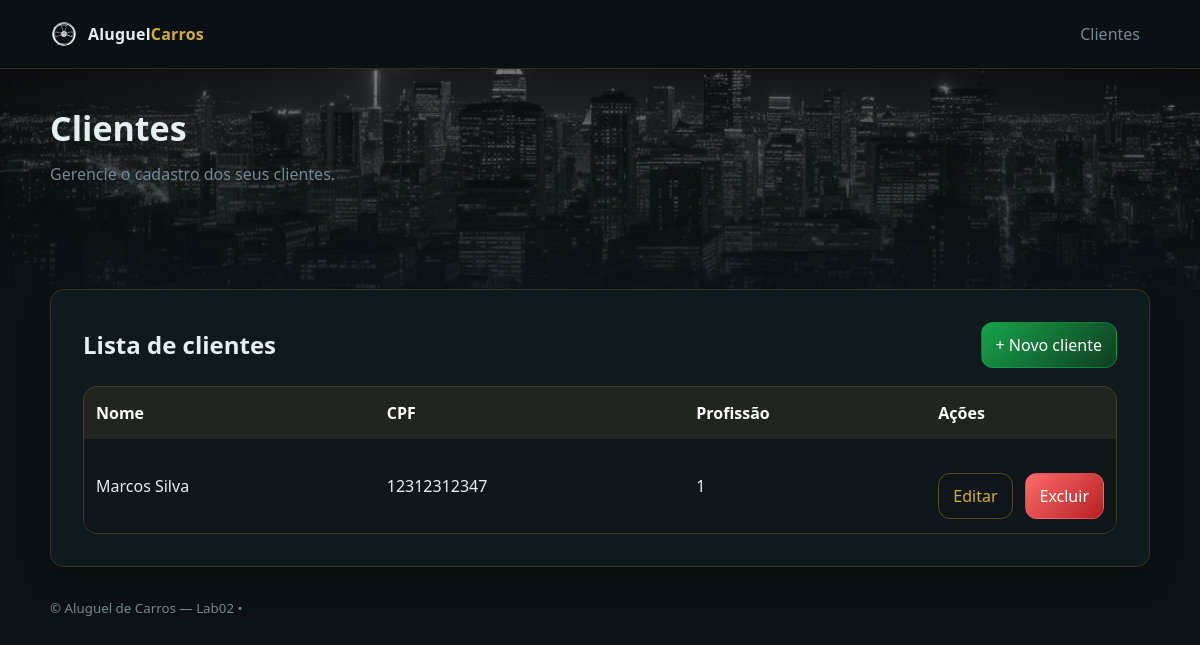
Page /clientes/ on the earlier database version.
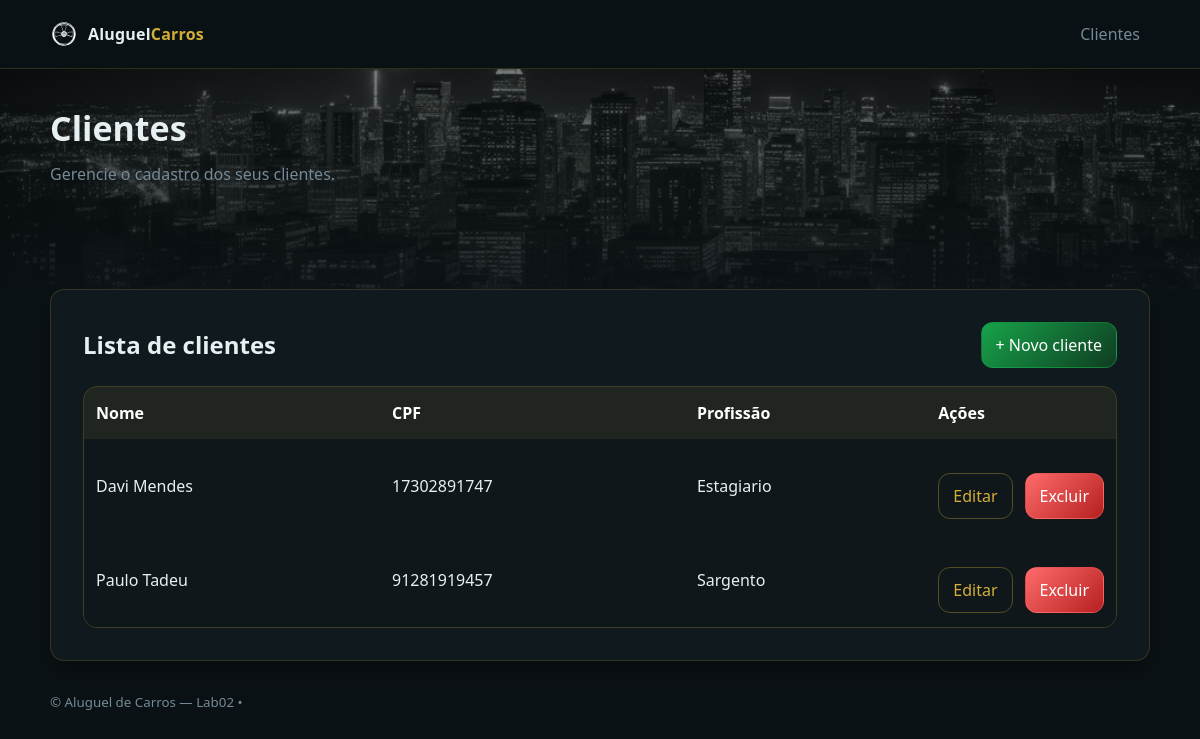
Same page on the later database version.
### clientes/models.py (models this page shows, shortened)
class Cliente(models.Model):
    nome = models.CharField(max_length=120)
    rg = models.CharField(max_length=20)
    cpf = models.CharField(max_length=14, unique=True)
    endereco = models.CharField(max_length=180)
    profissao = models.CharField(max_length=80)

### clientes/views.py (the view)
# urls.py: path('', ClienteListView.as_view(), name='lista'),
class ClienteListView(ListView):
    model = Cliente
    template_name = 'clientes/lista.html'
    context_object_name = 'clientes'

### templates/clientes/lista.html (shortened to what this page needs)
{% extends 'base.html' %}
{% block hero_title %}Clientes{% endblock %}
{% block hero_sub %}Gerencie o cadastro dos seus clientes.{% endblock %}
{% block content %}
  <div class="card">
    <div style="display:flex; align-items:center; justify-content:space-between; gap:12px;">
      <h2 style="margin:0;">Lista de clientes</h2>
      <a href="{% url 'clientes:novo' %}" class="btn btn-primary">+ Novo cliente</a>
    </div>
    <div class="mt" style="overflow:auto;">
      <table class="table">
        <thead>
          <tr>
            <th>Nome</th>
            <th>CPF</th>
            <th>Profissão</th>
            <th style="width:160px">Ações</th>
          </tr>
        </thead>
        <tbody>
        {% for c in clientes %}
          <tr>
            <td>{{ c.nome }}</td>
            <td>{{ c.cpf }}</td>
            <td>{{ c.profissao }}</td>
            <td class="actions">
              <a class="btn btn-ghost" href="{% url 'clientes:editar' c.pk %}">Editar</a>
              <a class="btn btn-danger" href="{% url 'clientes:excluir' c.pk %}">Excluir</a>
            </td>
          </tr>
        {% empty %}
          <tr><td colspan="4">Nenhum cliente cadastrado.</td></tr>
        {% endfor %}
        </tbody>
      </table>
    </div>
  </div>
{% endblock %}

### templates/base.html (shortened to what this page needs)
{% load static %}
<!doctype html>
<html lang="pt-br" data-theme="dark">
<head>
  <link rel="stylesheet" href="{% static 'css/main.css' %}">
</head>
<body>
  <header class="site-header">
    <div class="shell">
      <a class="brand" href="{% url 'clientes:lista' %}">
        <img src="{% static 'img/logo.svg' %}" alt="Logo" class="brand-logo">
        <span class="brand-name">Aluguel<span>Carros</span></span>
      </a>
      <nav class="nav">
        <a href="{% url 'clientes:lista' %}" class="nav-link">Clientes</a>
      </nav>
    </div>
  </header>
  <div class="hero" style="background-image: url('{% static "img/hero.jpg" %}');">
    <div class="overlay"></div>
    <div class="hero-inner shell">
      <h1>{% block hero_title %}Sua frota, seu controle.{% endblock %}</h1>
      <p>{% block hero_sub %}Administre clientes, pedidos e veículos com rapidez.{% endblock %}</p>
    </div>
  </div>
  <main class="shell">
    {% block content %}{% endblock %}
  </main>
  <footer class="site-footer shell">
    <small>© {{ now|date:"Y" }} Aluguel de Carros — Lab02 •</small>
  </footer>
  <div id="toast-root" aria-live="polite" aria-atomic="true"></div>
</body>
</html>

### static/css/main.css (style rules this page uses)
:root { --bg:#0b1215; --panel:#10191d; --muted:#768a95; --text:#e6f0f2; --brand:#17a34a; --brand-2:#d4af37; --danger:#ff6b6b; --success:#34d399; --shadow:0 10px 30px rgba(0,0,0,.35); --radius:14px; }
html,body { background:var(--bg); color:var(--text); font:16px/1.5 ui-sans-serif,system-ui,-apple-system,"Segoe UI",Roboto,Inter,Arial,sans-serif; margin:0; }
.shell { width:min(1100px,92%);margin:0 auto }
.site-header { position:sticky;top:0;z-index:50; backdrop-filter:blur(6px); background:rgba(11,18,21,.7); border-bottom:1px solid rgba(212,175,55,.18) }
.site-header .shell { display:flex;align-items:center;justify-content:space-between; padding:14px 0 }
.brand { display:flex;align-items:center;gap:10px;text-decoration:none;color:var(--text) }
.brand-logo { width:28px;height:28px;filter:drop-shadow(0 2px 6px rgba(0,0,0,.35)) }
.brand-name { font-weight:800;letter-spacing:.2px }
.brand-name span { color:var(--brand-2) }
.nav { display:flex;gap:16px }
.nav-link { color:var(--muted);text-decoration:none;padding:8px 10px;border-radius:8px }
.hero { position:relative;height:220px;background-size:cover;background-position:center }
.hero .overlay { position:absolute;inset:0;background:linear-gradient(180deg,rgba(11,18,21,.55),rgba(11,18,21,.9)) }
.hero-inner { position:relative;z-index:1;padding:34px 0 }
.hero-inner h1 { margin:0;font-size:34px }
.hero-inner p { margin-top:8px;color:var(--muted) }
.card { background:var(--panel); border:1px solid rgba(212,175,55,.18); border-radius:var(--radius); box-shadow:var(--shadow); padding:32px; overflow:hidden }
.card > *:first-child { margin-top:0 }
.card > *:last-child { margin-bottom:0 }
.table { width:100%; border-collapse:separate;border-spacing:0; border-radius:var(--radius); border:1px solid rgba(212,175,55,.25); overflow:hidden }
.table th,.table td { padding:14px 12px;text-align:left }
.table thead th { background:rgba(212,175,55,.08);color:#fff }
.table tbody tr { background:#0f171b;border-bottom:1px solid rgba(212,175,55,.15) }
.btn { display:inline-flex;align-items:center;gap:8px; padding:10px 14px;border-radius:12px;border:1px solid transparent; text-decoration:none;color:#fff;cursor:pointer;transition:.2s ease }
.btn-primary { background:linear-gradient(135deg,var(--brand),#0f3d21);border-color:rgba(23,163,74,.5) }
.btn-ghost { background:transparent;border-color:rgba(212,175,55,.35);color:var(--brand-2) }
.btn-danger { background:linear-gradient(135deg,var(--danger),#b51f1f);border-color:rgba(255,107,107,.45) }
.actions { display:flex;gap:12px;margin-top:20px }
#toast-root { position:fixed;inset:0;pointer-events:none; display:flex;align-items:flex-start;justify-content:center; padding-top:24px;z-index:9999 }
.site-footer { padding:28px 0 60px;color:var(--muted) }
.mt { margin-top:18px }
.brand-logo { filter:brightness(0) invert(1) }

Differences in the rows shown:
removed Cliente: nome "Marcos Silva", cpf "12312312347", profissao "1"
added Cliente: nome "Davi Mendes", cpf "17302891747", profissao "Estagiario"
added Cliente: nome "Paulo Tadeu", cpf "91281919457", profissao "Sargento"
